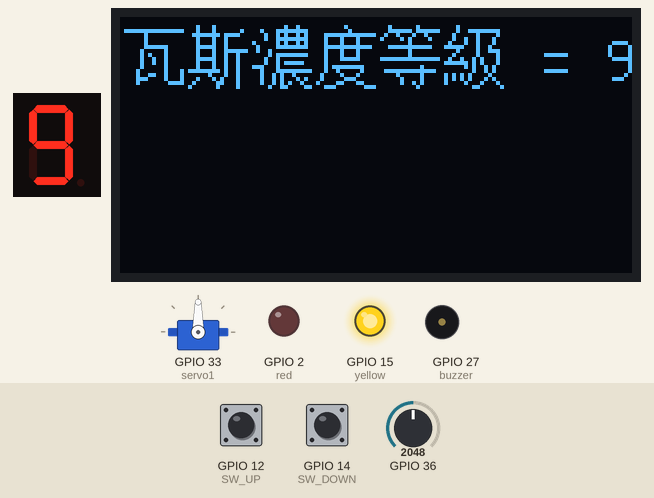
Recording of a sketch running on a simulated ESP32. On the bench: 1-digit seven-segment display, servo, 128×64 one-colour display, output pins drawn as LEDs (lit = HIGH), buzzer (waves = sounding). Wiring (inferred from the names in the program): 1-digit 7-segment display, segments lit when HIGH: segments GPIO 0, GPIO 4, GPIO 16, GPIO 17, GPIO 5, GPIO 18, GPIO 19. The inputs (shaded band) are chosen by the test bench; at power-on: GPIO 36 = 2048, GPIO 12 (SW_UP) HIGH, GPIO 14 (SW_DOWN) HIGH. The segment pins are drawn as the display they are named for; pins used as bus, display or sensor lines are not drawn; what the sketch prints to the serial monitor is not drawn.

Above: at 2.1 s.
2.2 s: GPIO 36 set to 659
5.5 s: GPIO 36 set to 583
At 8.5 s:
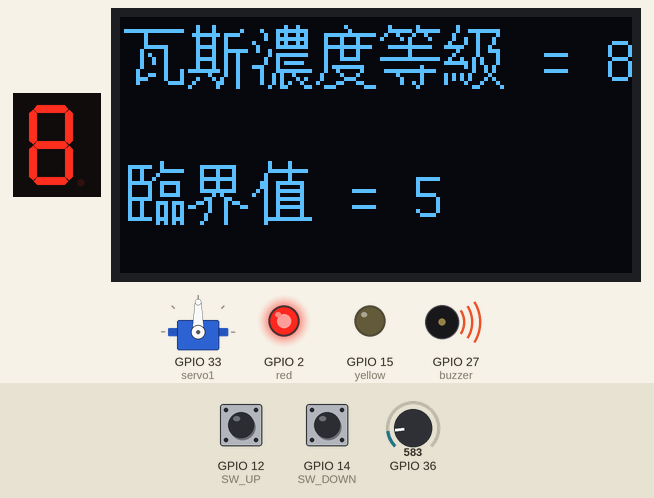
9.5 s: GPIO 36 set to 491
At 12.5 s:
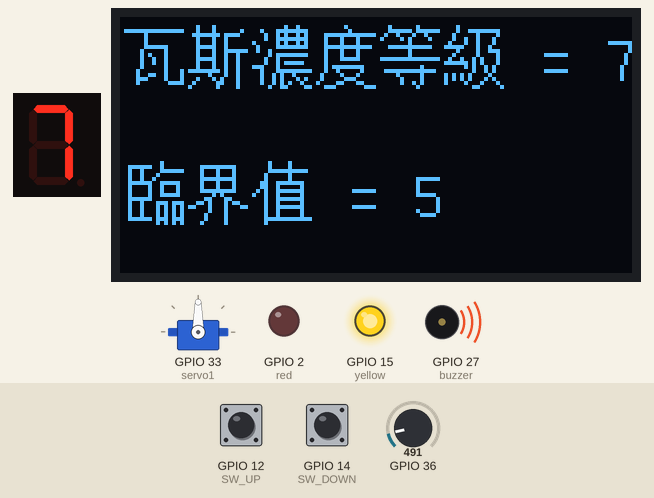
13.5 s: GPIO 36 set to 471
At 17.2 s:
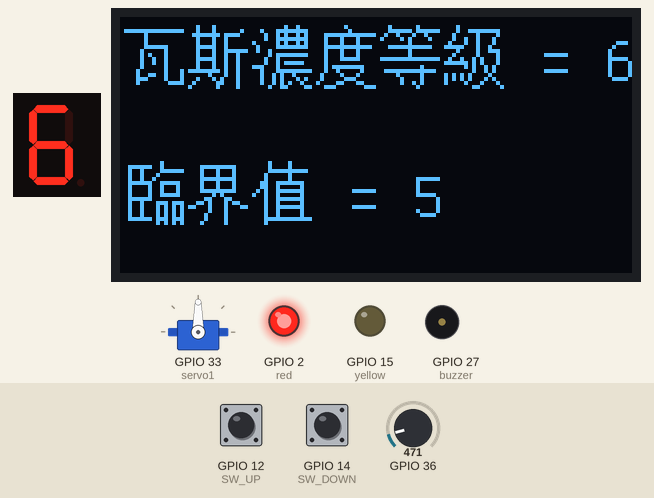
17.5 s: GPIO 12 (SW_UP) pulled LOW for 3.2 s
At 20.6 s:
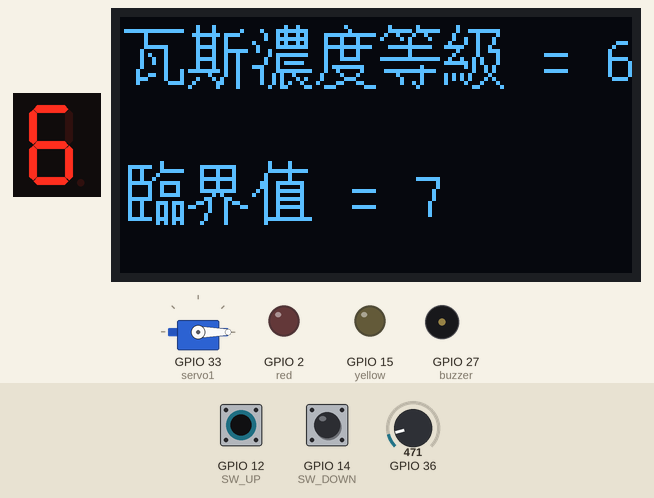
22.4 s: GPIO 14 (SW_DOWN) pulled LOW for 1.6 s
At 23.4 s:
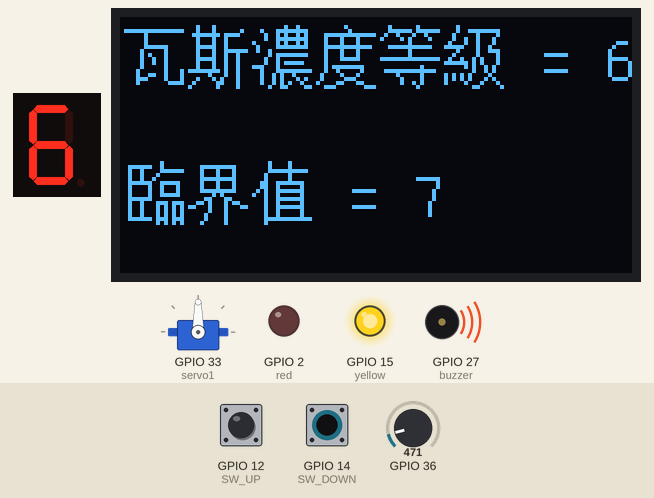
Timing chart, 0 to 29.7 s (numbered marks = the images above; inputs shaded):
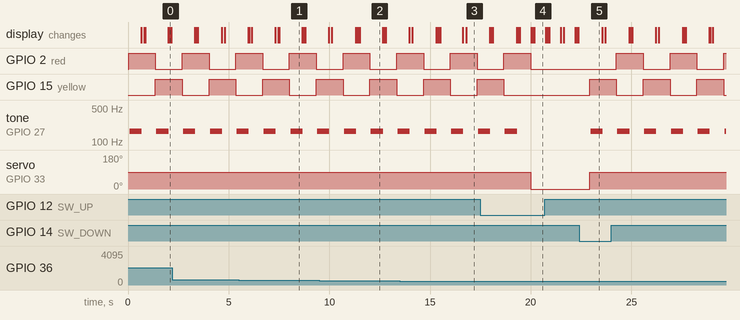

Measured:
- the behaviour switches between 630 and 629 on GPIO 36 (found by bisection; images 0 and 1)
- the behaviour switches between 490 and 489 on GPIO 36 (found by bisection; images 2 and 3)
- after the input at 17.5 s, GPIO 2 (red): goes on until 20.0 s, then stays LOW; GPIO 15 (yellow): goes on until 18.7 s, then stays LOW; tone on GPIO 27 (buzzer): goes on until 19.3 s, then stays silent; servo on GPIO 33 (servo1): 90° → 0° after 2.5 s
- after the input at 22.4 s, GPIO 2 (red): alternates HIGH for 1.3 s and LOW for 1.3 s, starting after 1.9 s; GPIO 15 (yellow): alternates HIGH for 1.3 s and LOW for 1.3 s, starting after 0.53 s; tone on GPIO 27 (buzzer): alternates 166 Hz for 0.60 s and silent for 0.73 s, starting after 0.58 s; servo on GPIO 33 (servo1): 0° → 90° after 0.53 s
- by itself, tone on GPIO 27 (buzzer): alternates 166 Hz for 0.60 s and silent for 0.73 s
- what the display in image 1 shows lasts 1.1 s, from 7.5 s to 8.6 s

The sketch:

Mid_14.ino
```cpp
#include <U8g2lib.h>
#include <ESP32Servo.h>           //匯入ESP32Servo程式庫
#define BITS 10                   //10位元解析度    //解析度:訊號週期的細分程度

U8G2_SSD1306_128X64_NONAME_1_HW_I2C u8g2(U8G2_R0, U8X8_PIN_NONE);
const uint8_t myFont[575] U8G2_FONT_SECTION("myFont") =
  "\25\0\3\2\4\5\3\5\6\17\20\0\376\16\376\16\376\0\0\0\0\0\240 \5\0\350Q\60\21\246\12"
  "QiQ\22jS\242D\233\230D\231\4\61\13\245\14QeR\22\366i\20\62\16\246\12\321\14I("
  "\246\231\26V\323a\63\20\246\12\321\14I(\246\321\234\212b\62$\0\64\20\246\12Q\206Z\22U\262"
  "$K\206\61\255\0\65\17\246\12Q\34\322\352 \247\251\230\14\11\0\66\17\246\12QMa\232\16J\350"
  "\230\14\11\0\67\13\246\12Q\134\213i\61m\2\70\17\246\12\321\14IhL\206$tL\206\4\71\16"
  "\246\12\321\14IhL\6\265\61\232\0=\11V*Q\334\211\303\0\0\0\0\4\377\377P<+\17\351"
  "`\326\241\60\207\206C\230\346H\232\3\322\60\204R\232%\321\60D\255\245aH\243\264\64\14i\224\226"
  "\322tx\313A\0^\246%\17\351\340\3\71%G\206\207(+g\345\341\255\71+g\203\234\23\222a"
  "P\243\64\254\245\351\32j\352\16\14e\257\62\17\351`e\71V\216\206!\31\302,\312\201,\312\201A"
  "\312\201,\32\246,*\16R\61\213\212YT\32\6%\312\201,\12\263$\253jQ\34F\0o\303\63"
  "\17\351\340#Q\232\15\203\30%Q\22F\303\240\244I\224D\341\60HuB\62\14b\224\203Q\62H"
  "[\216e\303\251\22\305Q\222%Y\224\224\342H\24t\346#\357\370`\374\232\23rBN\270#i\216"
  "\324r$\252#Q\35Is \316JR\226\215Y\35\30\2uL$\377\350\340\15\347\254\234\225\207s"
  "V\316\312\303\35Jr\314\254d\211\244\325\324,\207\302\34\12s$M\1{I'\17\351`\305\71p"
  "\31\226(\213\262\60\11s(\207\206\203\16\345\204\34\370\235\61\35\36\322:\24\346P%\207S\0}\32"
  ".\17\351\340\345\204h\30\264\64\314\242ZS\26\15Z\24\207\321\226\206QK\226\14K-N\242$\207"
  "*Q\322\230%mI\24fuD\15\201\350\61\16\353\340#\351\60\245Q\70\14Q\26Gu\340\64("
  "a\224%a\224%a\64(\303\216D\331\62DYR\221\262\244\42eIe\30\222;\220\64\0";

int gasVal = 0;
int level = 0;                    //氣體濃度的等級
int criticalVal = 5;              //警報的臨界值
const byte red = 2;
const byte yellow = 15;
const byte SW_UP = 12; //27
const byte SW_DOWN = 14;
const byte buzzer = 27; //12
bool red_on = true;
Servo servo1; //建立伺服馬達物件

//把氣體濃度分成10個等級
int gasLevel[10] = {0, 70, 140, 210, 280, 350, 420, 490, 560, 630};

// numberShow儲存顯示數字0~9七段LED各自的點亮方式
// 例：顯示0 (g=0,f=1,e=1,d=1,c=1,b=1,a=1)
bool numberShow[10][7] = {
                           {0,1,1,1,1,1,1},
                           {0,0,0,0,1,1,0},
                           {1,0,1,1,0,1,1},
                           {1,0,0,1,1,1,1},
                           {1,1,0,0,1,1,0},
                           {1,1,0,1,1,0,1},
                           {1,1,1,1,1,0,1},
                           {0,0,0,0,1,1,1},
                           {1,1,1,1,1,1,1},
                           {1,1,0,1,1,1,1}
                         };

//7_segLED儲存七段顯示器各個接腳的輸入腳位(g、f、e、d、c、b、a)
int seven_segLED[7] = {19,18,5,17,16,4,0};

//MQ2感測器體濃度
void MQ2(){
  gasVal = analogRead(A0);        //讀取A0腳位的類比值
  Serial.printf("MQ-2 感測值 : %u\n", gasVal);
}

//計算氣體濃度的等級
//例：氣體濃度70~139，level = 1
void calculate_gasLevel(){
  for(int i = 0; i < 10; i++){
    if(gasVal >= gasLevel[i]) level = i;
  }
}

//七段顯示器顯示氣體濃度的等級0~9
void seven_segment_LED(){
  for(int i=0 ; i<7 ; i++){
      if(numberShow[level][i]){
        digitalWrite(seven_segLED[i], HIGH);
      }
      else{
        digitalWrite(seven_segLED[i], LOW);
      }
   }
}

//OLED顯示氣體濃度的等級0~9
//OLED顯示目前的警報臨界值0~9
void OLED(){
  u8g2.firstPage();
  do{
    u8g2.setCursor(1,16);
    u8g2.print("瓦斯濃度等級 = "+ (String)level);
    u8g2.setCursor(1,50);
    u8g2.print("臨界值 = " + (String)criticalVal);
    u8g2.sendBuffer();
  }while(u8g2.nextPage());
}

//開啟LED閃爍
void LED_ON(){
  if(red_on){
    digitalWrite(red,HIGH);
    digitalWrite(yellow,LOW);
    red_on = false;
  }else{
    digitalWrite(red,LOW);
    digitalWrite(yellow,HIGH);
    red_on = true;
  }
}

//關閉LED
void LED_OFF(){
   digitalWrite(red,LOW);
   digitalWrite(yellow,LOW);
}

//以按鈕調整警報臨界值
//黃色按鈕：提高警報臨界值
//藍色按鈕：降低警報臨界值
void control_criticalVal(){
  if(!digitalRead(SW_UP)){
    if(criticalVal < 9) criticalVal++;
  }
  if(!digitalRead(SW_DOWN)){
    if(criticalVal >0) criticalVal--;
  }
}

//蜂鳴器
void buzzer_on(){
  for(int i=0;i<100;i++){
      digitalWrite(buzzer,HIGH);
      delay(3);
      digitalWrite(buzzer,LOW);
      delay(3);
  }
}

//警報
void alert(){
  if(level >= criticalVal){
    LED_ON();
    servo1.write(90);
    buzzer_on();
  }else{
    LED_OFF();
    servo1.write(0);
  }
}

void setup() {
  Serial.begin(115200);           //開啟序列埠，並設定通訊速率為115200 (baud rate)

  analogSetAttenuation(ADC_11db); //設定類比輸入電壓上限為 3.6 V
  analogSetWidth(BITS);           //設定ADC的取樣位元數    //ADC:數位轉換器

  servo1.attach(33, 500, 2400);

  u8g2.begin();
  u8g2.setFont(myFont);
  u8g2.enableUTF8Print();

  pinMode(red, OUTPUT);
  pinMode(yellow, OUTPUT);
  pinMode(buzzer, OUTPUT);
  pinMode(SW_UP, INPUT_PULLUP);
  pinMode(SW_DOWN, INPUT_PULLUP);
  for(int i = 0; i < 7; i++) pinMode(seven_segLED[i], OUTPUT);

  seven_segment_LED();
}

void loop() {
  MQ2();
  calculate_gasLevel();
  control_criticalVal();
  alert();
  OLED();
  seven_segment_LED();
  delay(500);
}
```
